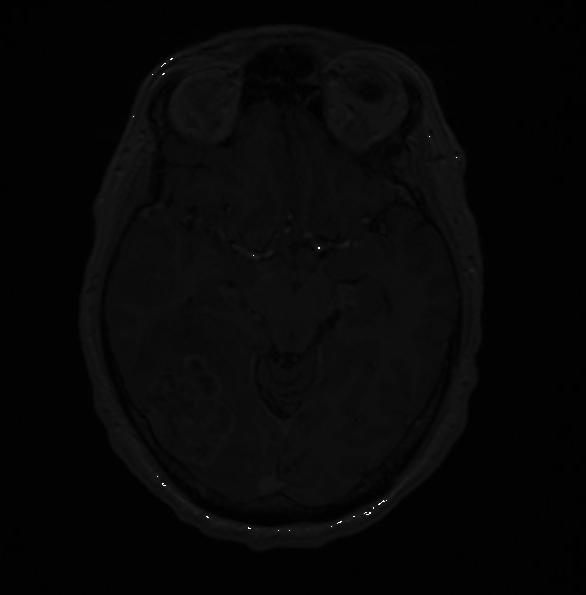
%> input picture lab3/mri_txt.tif, 586 x 595 px
$ octave test_plot.m   (GNU Octave 9; MATLAB toolbox functions it lacks are replaced by stand-ins)
%> lines starting %> are read from the running program, lines starting %| are printed output that depends on the picture
mri_img = imread('mri_txt.tif');
%> mri_img is the input picture: size 595x586x3 uint8; min 1, max 255, mean 7.1
figure(1);
subplot(1,2,1);
imshow(mri_img);
subplot(1,2,2);
imhist(mri_img,64);
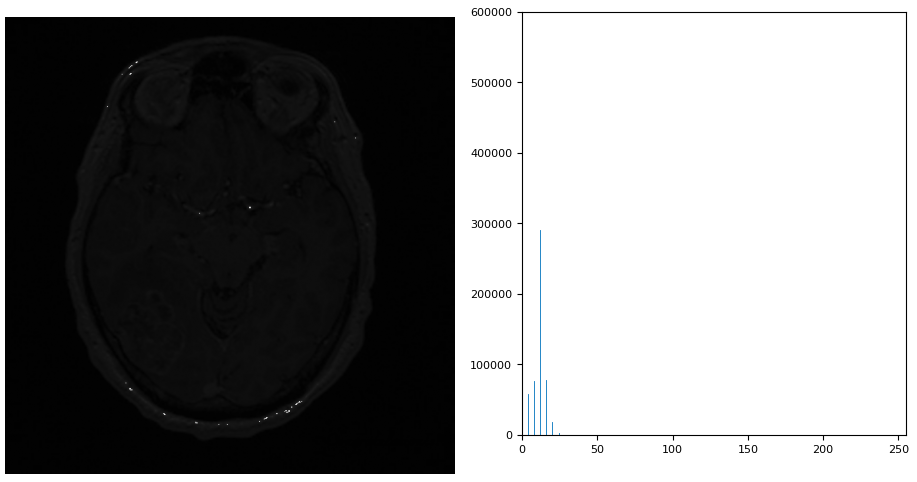
%> figure redrawn from the program's plot data, 2 panels
[J,T] = histeq(mri_img);
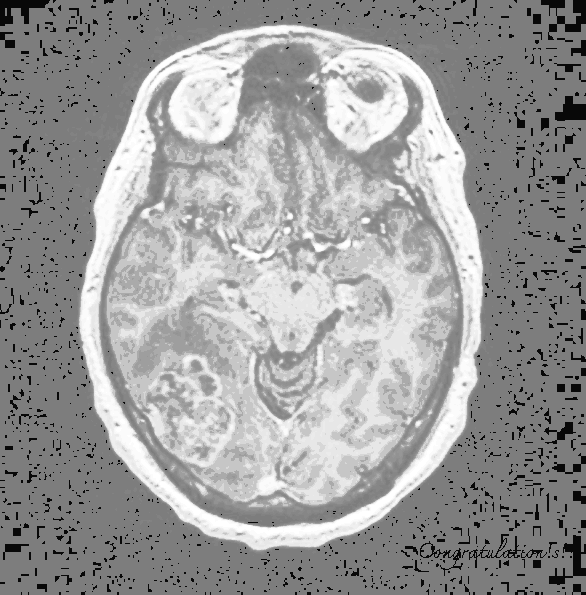
%> J: size 595x586x3 uint8; min 8, max 255, mean 155.9
%> T = 256 values from 0 to 1
figure(4);
plot((0:255)/255,T);
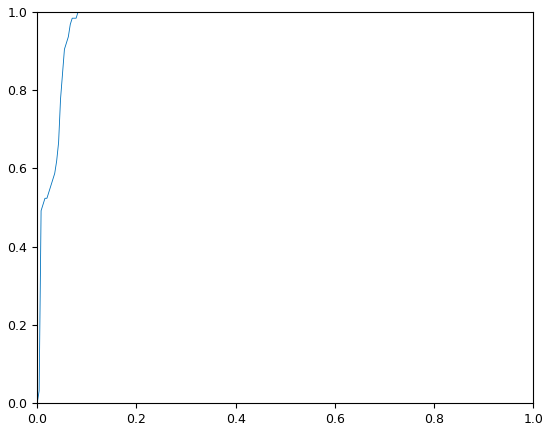
%> figure redrawn from the program's plot data; curve peaks at x = 0.0824, y = 1

mri_img_adj = imadjust(mri_img, stretchlim(mri_img), []);
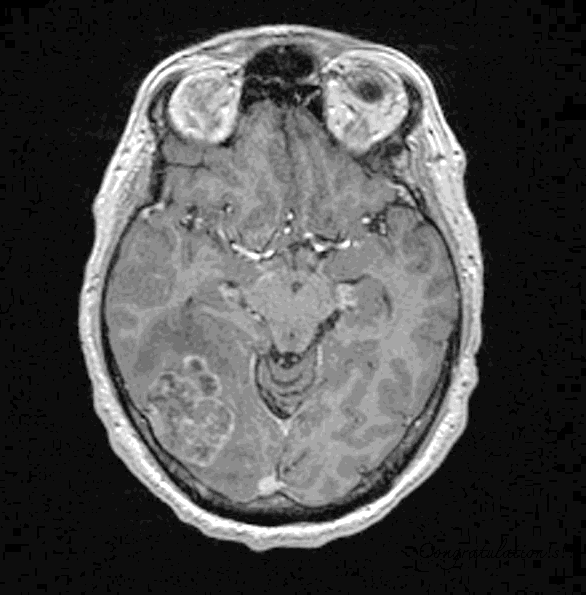
%> mri_img_adj: size 595x586x3 uint8; min 0, max 255, mean 76.6
figure(2);
subplot(1,2,1);
imshow(mri_img_adj);
subplot(1,2,2);
imhist(mri_img_adj,64);
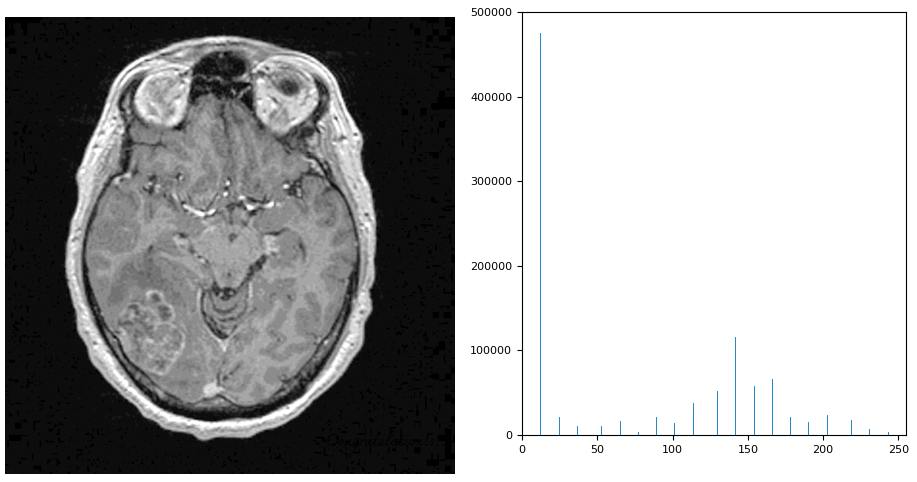
%> figure redrawn from the program's plot data, 2 panels
[K,T] = histeq(mri_img_adj);
%> T = 256 values from 0.0317 to 1
figure(5);
plot((0:255)/255,T);
%> figure, not shown here; curve peaks at x = 1, y = 1

mri_img_his = histeq(mri_img);
figure(3);
subplot(1,2,1);
imshow(mri_img_his);
subplot(1,2,2);
imhist(mri_img_his,64);
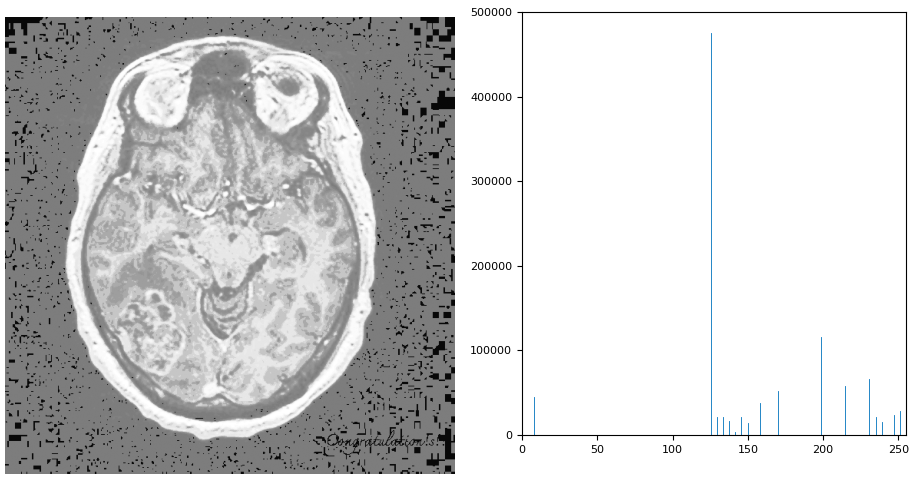
%> figure redrawn from the program's plot data, 2 panels
[L,T] = histeq(mri_img_his);
%> T = 256 values from 0 to 1
figure(6);
plot((0:255)/255,T);
%> figure, not shown here; curve peaks at x = 1, y = 1
